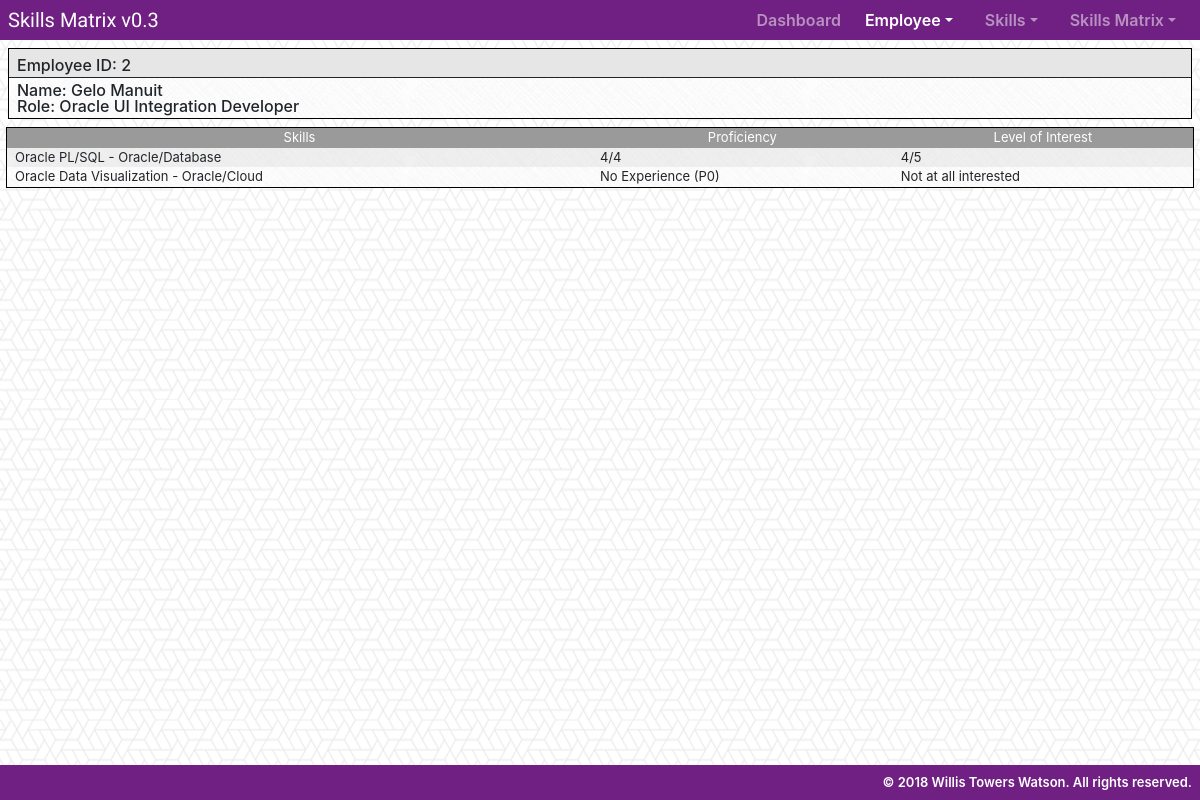
The app's page /skillsMatrixApp/2/, older data.
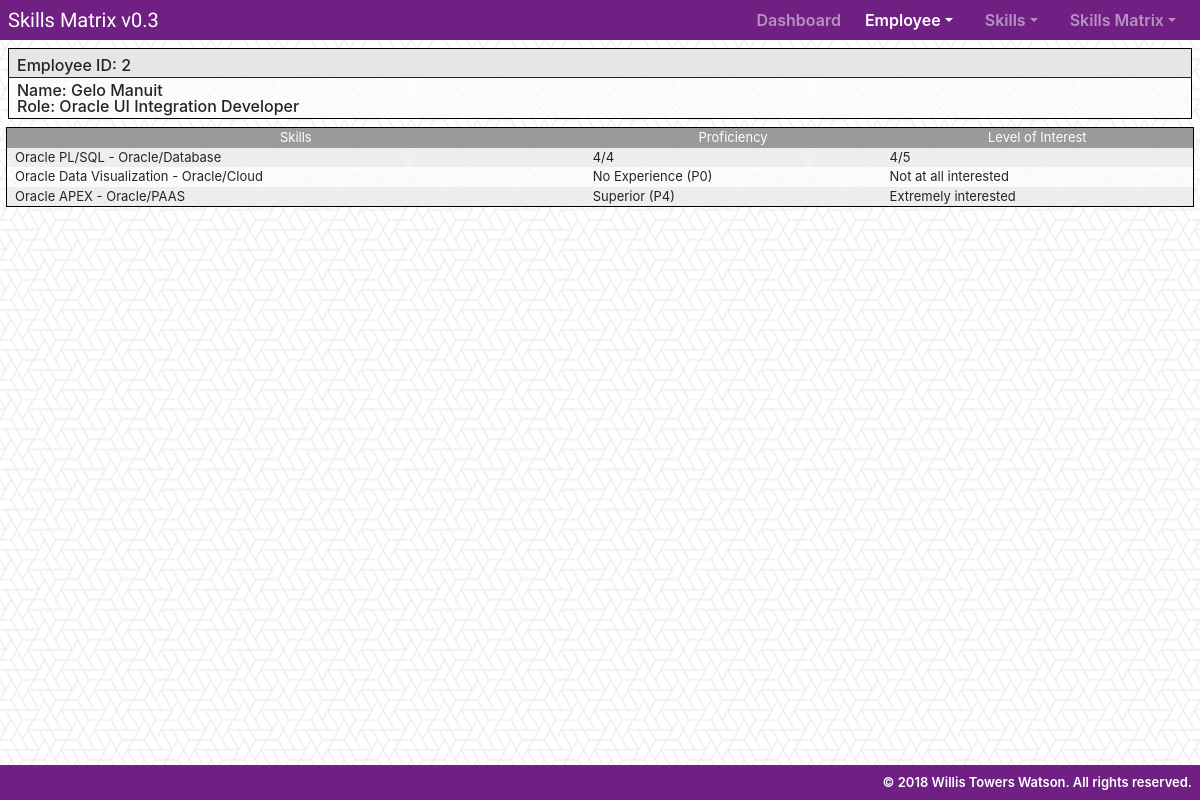
The same page, newer data.
### skillsMatrixApp/models.py (models this page shows, shortened)
class skillsMatrix(models.Model):
    skillsMatrixEmployee = models.ForeignKey(employee, on_delete=models.CASCADE, verbose_name="Employee Name")
    skillsMatrixSkills = models.ForeignKey(skills, on_delete=models.CASCADE, verbose_name="Skill")
    trained = 'No Experience (P0)'
    novice = 'Novice (P1)'
    intermediate = 'Intermediate (P2)'
    advanced = 'Advanced  (P3)'
    superior = 'Superior (P4)'
    proficiency_choice = ((trained, 'No Experience (P0)'),
                          (novice, 'Novice (P1)'),
                          (intermediate, 'Intermediate (P2)'),
                          (advanced, 'Advanced  (P3)'),
                          (superior, 'Superior (P4)'),)
    proficiency = models.CharField(max_length=100
                                   , choices=proficiency_choice)
    noAtAll = 'Not at all interested'
    slightly = 'Slightly interested'
    somewhat = 'Somewhat interested'
    very = 'Very interested'
    extremely = 'Extremely interested'
    interest_choice = ((noAtAll, 'Not at all interested'),
                       (slightly, 'Slightly interested'),
                       (somewhat, 'Somewhat interested'),
                       (very, 'Very interested'),
                       (extremely, 'Extremely interested'),)
    levelOfInterest = models.CharField(max_length=100
                                       , verbose_name="Level Of Interest"
                                       , choices=interest_choice)
    class Meta:
        verbose_name_plural = "skillsMatrix"

class skills(models.Model):
    skillName = models.CharField(max_length=150, verbose_name="Skill Name")
    technology = models.CharField(max_length=150)
    description = models.CharField(max_length=500)
    dateAdded = models.DateTimeField(auto_now_add=True, verbose_name="Date Added")
    dateModified = models.DateTimeField(auto_now=True, verbose_name="Date Modified")
    lastModifiedByID = models.CharField(max_length=10, verbose_name="Last Modified By")
    def __str__(self):
        return self.skillName + ' - ' + self.technology
    class Meta:
        verbose_name_plural = "skills"

### skillsMatrixApp/views.py (the view)
# urls.py: url(r'^(?P<pk>[0-9]+)/$', views.DetailView.as_view(), name='detail'),
class DetailView(generic.DetailView):
    model = employee
    template_name = 'skillsMatrixApp/detail.html'

### skillsMatrixApp/templates/skillsMatrixApp/detail.html (shortened to what this page needs)
{% extends 'skillsMatrixApp/base.html' %}
{% block employee_active %}active{% endblock %}
{% block body %}
    <div class="emp-detail emp">
        <div class="emp-hdr">Employee ID: {{ employee.id }}</div>
        <div class="emp-body">
            <div class="emp-title">Name: {{ employee.firstName }} {{ employee.lastName }}</div>
            <div class="emp-text">Role: {{ employee.role }}</div>
        </div>
    </div>
    <div>
    {% if employee.skillsmatrix_set.all %}
        <table class="table table-striped  table-hover table-sm skills">
            <thead class="thead-dark skills-thead">
            <tr class="skills-tr">
                <th scope="col" class="skills-th">Skills</th>
                <th scope="col" class="skills-th">Proficiency</th>
                <th scope="col" class="skills-th">Level of Interest</th>
            </tr>
            </thead>
            <tbody>
            {% for all_sm in employee.skillsmatrix_set.all %}
                <tr class="skills-tr-data">
                    <td class="skills-td-data">{{ all_sm.skillsMatrixSkills }}</td>
                    <td class="skills-td-data">{{ all_sm.proficiency }}</td>
                    <td class="skills-td-data">{{ all_sm.levelOfInterest }}</td>
                </tr>
            {% endfor %}
            </tbody>
        </table>
    {% else %}
        <div class="no-skills">
            <span><img class="no-data-skills" src="/static/skillsMatrixApp/images/database.png"></span>
            <span class="no-skills-lbl">No Skills Data Available</span>
        </div>
    {% endif %}
    </div>
{% endblock %}

Row changes from the older to the newer data that the page shows:
added skillsMatrix: skillsMatrixSkills "Oracle APEX - Oracle/PAAS", proficiency "Superior (P4)", levelOfInterest "Extremely interested"
